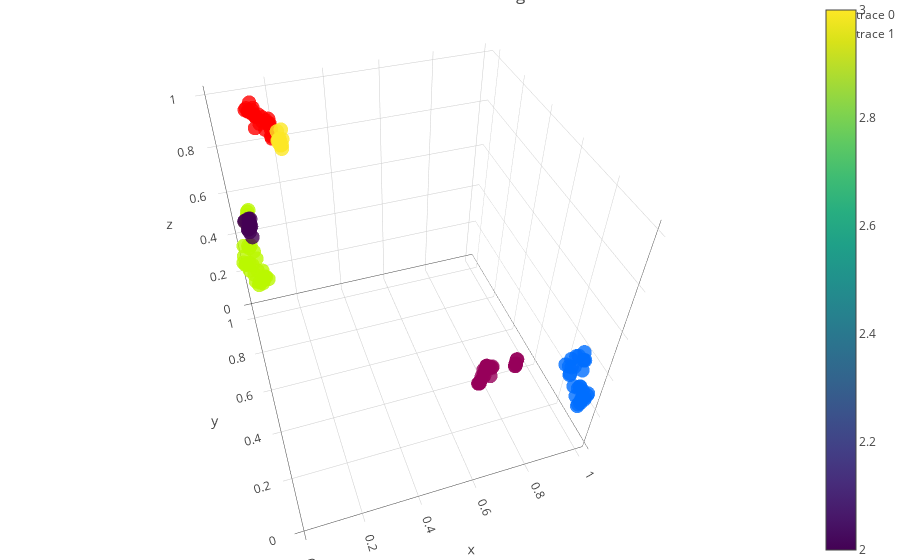

The notebook cell this image was saved under:
### Code cell
val_emb3d["marker"]["color"]=cluster_labels
val_emb3d["text"]=cluster_labels
data=[emb3d, val_emb3d]

fig = go.Figure(data=data, layout=layout)
iplot(fig, filename='lrp-val.html')
